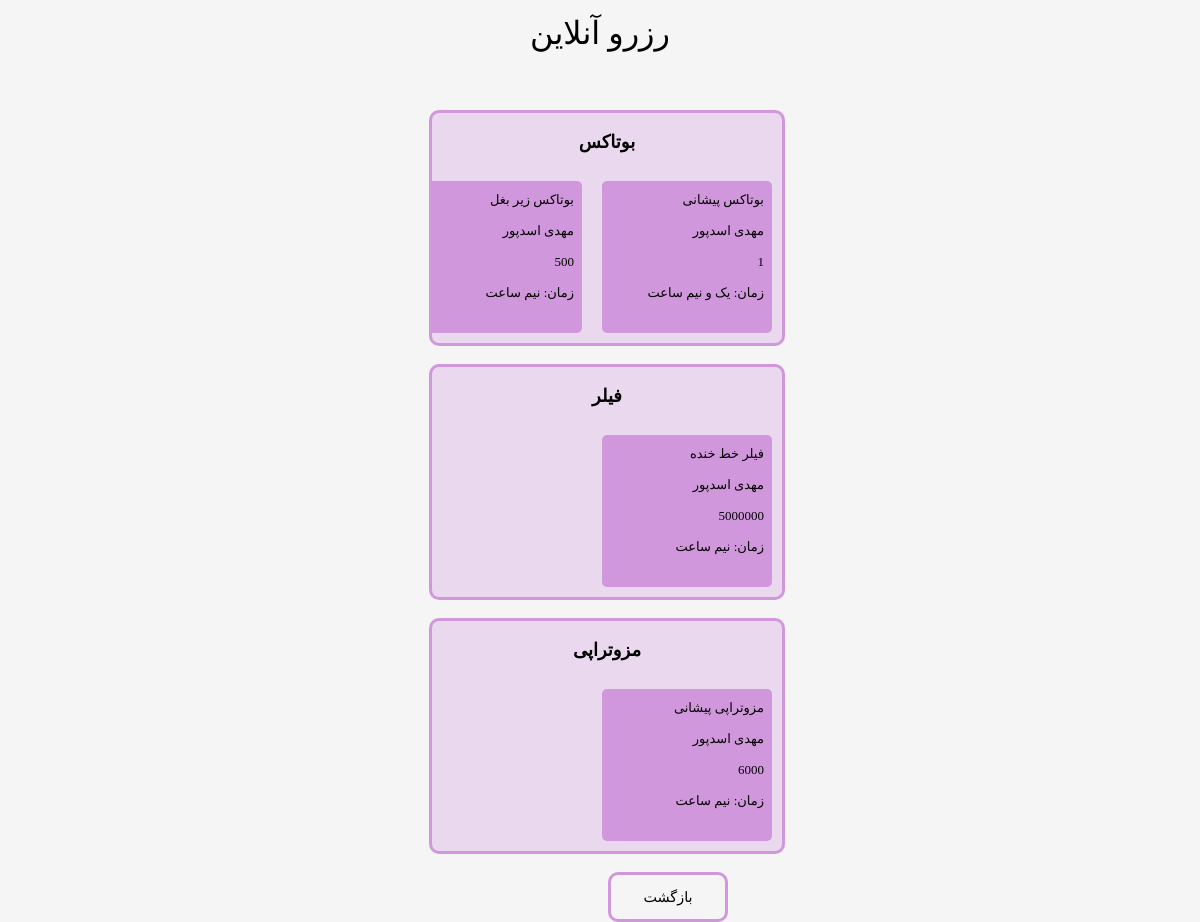
Screenshot of /reserv/reserv/ (signed in) with the database file from the repository.
### jobs_app/models.py (models this page shows, shortened)
class workmodel(models.Model):
    work = models.CharField(max_length=150, default='تزریقات')
    detalework = models.CharField(max_length=150 , default='تزریقات')
    person = models.CharField(max_length=150,default='من')
    time = models.CharField(max_length=50, default='امروز')
    cast = models.CharField(max_length=150, default='0')

### reserv_app/views.py (the view, shortened to what this page needs)
# urls.py: path('reserv/',views.reservdef),
def reservdef(request):
    if request.user.is_authenticated:
        users = accuntmodel.objects.all()
        for user in users:
            if user.melicode == request.user.username:
                level[0] = user.level
                ferstname_user = user.firstname
                lastname_user = user.lastname
                mellicoduser[0] = user.melicode
        filesendbutton = request.POST.get("filesendbutton")
        inject_botax  = request.POST.get("r1")
        illnes  = request.POST.get("r2")
        drug = request.POST.get("drug")
        sensivety  = request.POST.get("r3")
        pregnancy  = request.POST.get("r4")
        date_finaly = request.POST.get("date_finaly")
        image_show = request.POST.get("c1")
        satisfact = request.POST.get("c4")
        inputwork = request.POST.get("inputwork")
        timeselect = request.POST.get("timeselect")
        backbuttonfianal = request.POST.get("backbuttonfianal")
        if backbuttonfianal =="accept":
            return redirect("/")
        peymentbutton = request.POST.get("peymentbutton")
        backbutton = request.POST.get("backbutton")
        if backbutton =="accept":
            return redirect("/")
        if peymentbutton == "accept":
            return redirect('https://drmahdiasadpour.ir/zib/zibal/')
        works = workmodel.objects.all()
        ww.clear()
        ww.append('start')
        for w in works :
            a = 0
            for x in ww :
                if x ==  w.work :
                    a = 1
            if a == 0 :
                ww.append(w.work)
        ww.pop(0)
        c = 0
        return render(request,'reserv.html',context={'works':works,
                                                 'job':ww,
                                                 'shamsiarray':shamsiarray,
                                                 })
    else:
        loginetebar[0] = "false"
        return render(request,'home.html',context={"loginetebar":loginetebar[0]})

### templates/reserv.html (shortened to what this page needs)
{% load static %}
<!DOCTYPE html>
<html lang="en">
<head>
    <link rel="stylesheet" type="text/css" href= "{% static "/css/reser.css" %}">
</head>
<body>
<form method="POST">
    <div >
        <p id="titr">
            رزرو آنلاین
        </p>
    </div>
    {% for w in job %}
        <div class="maine" >
                        <div class="textbox" >
                            <p class="textobject" >
                                {{ w }}
                            </p>
                        </div>
             <div class="effectse" >
                {% for d in works %}
                    {% if d.work == w %}
                        <button type="submit" class="effects__iteme " name="inputwork" value="{{ forloop.counter0 }}">
                            <p class="effects__name" >{{ d.work }} {{ d.detalework }}</p>
                            <p class="effects__name" >{{ d.person }}</p>
                            <p class="effects__name" >{{ d.cast }}</p>
                            <p class="effects__name" >زمان: {{ d.time }}</p>
                        </button>
                    {% endif %}
                {% endfor %}
             </div>
        </div>
        <br>
    {% endfor %}
    <button type="submit" class="regesterbuttoncancel" name="backbuttonfianal" value="accept">بازگشت</button>
</form>
</body>
</html>

### static/css/reser.css (style rules this page uses)
html { box-sizing: border-box; }
:root { --test : rgb(209, 151, 220); --vred:209; --vgreen:151; --vblue:220; --ghotr:3px; --contrast:1; --ekhtelaf:0.7; }
body { direction: rtl; margin: 10px; font-family: cursive; background: whitesmoke; min-height: 100vh; }
#titr { position: absolute; width: 100%; top: -2%; font-family:Tahoma; color: black; text-align: center; font-size: xx-large; }
.maine { position: relative; width: 350px; height: 230px; top: 100px; left: calc(-50% + 175px); display: flex; flex-direction: column; background-color: rgb(var(--vred), var(--vgreen), var(--vblue),calc(var(--contrast) - var(--ekhtelaf))); border-top: var(--ghotr) outset rgb(var(--vred), var(--vgreen), var(--vblue),var(--contrast)); border-left:var(--ghotr) outset rgb(var(--vred), var(--vgreen), var(--vblue),var(--contrast)); border-right:var(--ghotr) inset rgb(var(--vred), var(--vgreen), var(--vblue),var(--contrast)); border-bottom:var(--ghotr) inset rgb(var(--vred), var(--vgreen), var(--vblue),var(--contrast)); border-radius: 10px; }
.textbox { display: inline-block; position: relative; font-family:Tahoma; color: black; text-align: center; font-size:large ; font-weight: bold; }
.textobject { position: relative; }
.effectse { position: relative; top: 0px; left: 0%; width: 100%; display: flex; flex-flow: row nowrap; overflow: auto; padding: 0px 0; flex: 10 10 150px; border-radius: 5px; margin: 0px ; padding: 0px ; }
.effects__iteme { display: flex; flex-direction: column; flex: 0 0 170px; margin: 0 10px; background: rgb(var(--vred), var(--vgreen), var(--vblue),var(--contrast)); border: 2px solid rgb(var(--vred), var(--vgreen), var(--vblue),var(--contrast)); border-radius: 5px; cursor: pointer; overflow: hidden; padding-bottom: 10px; margin: 10px; transition: .3s border; line-height: 5px; }
.effects__name { color:black; position: relative; font-size: small; transition: .3s color; font-family: "B Yekan"; }
.regesterbuttoncancel { position: relative; width: 120px; height: 50px; border-top: 3px solid rgba(var(--vred),var(--vgreen),var(--vblue),1) ; border-right: 3px solid rgba(var(--vred),var(--vgreen),var(--vblue),1) ; border-left: 3px solid rgba(var(--vred),var(--vgreen),var(--vblue),1) ; border-bottom: 3px solid rgba(var(--vred),var(--vgreen),var(--vblue),1); margin-right: calc(40% + 30px); border-radius: 10px; margin-top: 0px; background-color: var(--vcolor); font-family: Tahoma; font-size: 90%; top: 100px; left: 30px; }

### rows the page displays
workmodel: job "بوتاکس", work "بوتاکس", detalework "پیشانی", person "مهدی اسدپور", time "یک و نیم ساعت"
workmodel: work "بوتاکس", detalework "زیر بغل", person "مهدی اسدپور", cast "500", time "نیم ساعت"
workmodel: job "فیلر", work "فیلر", detalework "خط خنده", person "مهدی اسدپور", cast "5000000", time "نیم ساعت"
workmodel: job "مزوتراپی", work "مزوتراپی", detalework "پیشانی", person "مهدی اسدپور", cast "6000", time "نیم ساعت"
